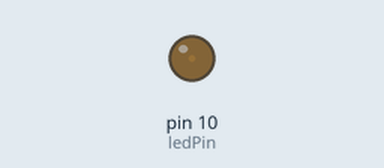
This sketch was run on a simulated Arduino Uno, built with avr-gcc and run on an emulated ATmega328P. Shown: output pins drawn as LEDs (lit = HIGH). Pins used as bus, display or sensor lines are not drawn.

Above: at 0.05 s.
At 0.7 s:
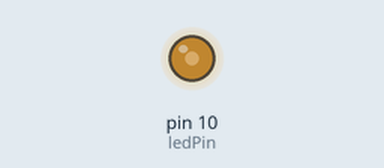
At 1.05 s:
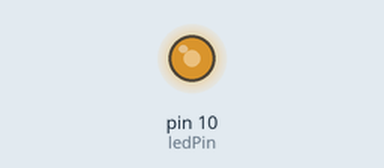
At 2.1 s:
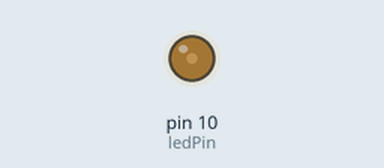
Timing chart, 0 to 5.7 s (numbered marks = the images above):
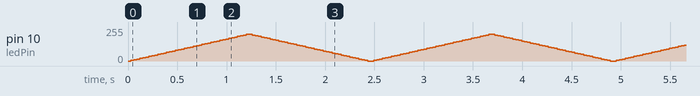

The sketch:

fade_n_blink.pde
```cpp
/*
 Fading

 This example shows how to fade an LED using the analogWrite() function.

 The circuit:
 * LED attached from digital pin 9 to ground.

 Created 1 Nov 2008
 By David A. Mellis
 Modified 17 June 2009
 By Tom Igoe

 http://arduino.cc/en/Tutorial/Fading

 */


int ledPin = 10;    // LED connected to digital pin 9
const int clockpin = 13;

// Variables will change:
int ledState = LOW;             // ledState used to set the LED
long previousMillis = 0;        // will store last time LED was updated

// the follow variables is a long because the time, measured in miliseconds,
// will quickly become a bigger number than can be stored in an int.
long interval = 200;           // interval at which to blink (milliseconds)


void setup()  {
  // nothing happens in setup
  pinMode(clockpin, OUTPUT);
  pinMode(ledPin, OUTPUT);
}

void heartbeat() {
  // check to see if it's time to blink the LED; that is, is the difference
  // between the current time and last time we blinked the LED bigger than
  // the interval at which we want to blink the LED.
  if (millis() - previousMillis > interval) {
    // save the last time you blinked the LED
    previousMillis = millis();

    // if the LED is off turn it on and vice-versa:
    if (ledState == LOW)
      ledState = HIGH;
    else
      ledState = LOW;

//    interval = random(20,200);
    // set the LED with the ledState of the variable:
    digitalWrite(clockpin, ledState);
  }
}

void loop()  {
  // fade in from min to max in increments of 5 points:
  for(int fadeValue = 0 ; fadeValue <= 200; fadeValue +=5) {
    // sets the value (range from 0 to 255):
    analogWrite(ledPin, fadeValue);
    // wait for 30 milliseconds to see the dimming effect
    delay(30);
    heartbeat();
  }

  // fade out from max to min in increments of 5 points:
  for(int fadeValue = 200 ; fadeValue >= 0; fadeValue -=5) {
    // sets the value (range from 0 to 255):
    analogWrite(ledPin, fadeValue);
    // wait for 30 milliseconds to see the dimming effect
    delay(30);
    heartbeat();
  }


}
```
